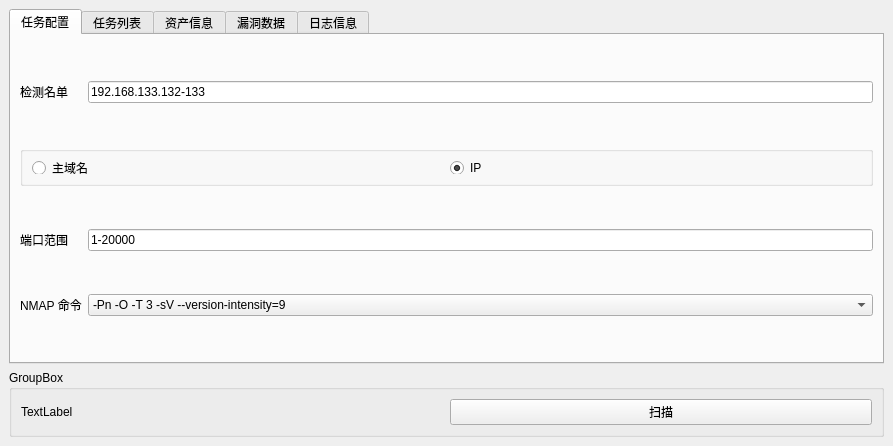
<?xml version="1.0" encoding="UTF-8"?>
<ui version="4.0">
 <class>MainWindow</class>
 <widget class="QMainWindow" name="MainWindow">
  <property name="geometry">
   <rect>
    <x>0</x>
    <y>0</y>
    <width>893</width>
    <height>446</height>
   </rect>
  </property>
  <property name="windowTitle">
   <string>MainWindow</string>
  </property>
  <widget class="QWidget" name="centralWidget">
   <layout class="QGridLayout" name="gridLayout">
    <item row="1" column="0">
     <widget class="QGroupBox" name="groupBox">
      <property name="title">
       <string>GroupBox</string>
      </property>
      <layout class="QHBoxLayout" name="horizontalLayout_2">
       <item>
        <widget class="QLabel" name="label">
         <property name="text">
          <string>TextLabel</string>
         </property>
        </widget>
       </item>
       <item>
        <widget class="QPushButton" name="pushButton">
         <property name="text">
          <string>扫描</string>
         </property>
        </widget>
       </item>
      </layout>
     </widget>
    </item>
    <item row="0" column="0">
     <widget class="QTabWidget" name="tabWidget">
      <property name="currentIndex">
       <number>0</number>
      </property>
      <widget class="QWidget" name="configTab">
       <attribute name="title">
        <string>任务配置</string>
       </attribute>
       <layout class="QGridLayout" name="gridLayout_4">
        <item row="0" column="0">
         <widget class="QLabel" name="label_2">
          <property name="text">
           <string>检测名单</string>
          </property>
         </widget>
        </item>
        <item row="0" column="1">
         <widget class="QLineEdit" name="lineEdit">
          <property name="text">
           <string>192.168.133.132-133</string>
          </property>
         </widget>
        </item>
        <item row="1" column="0" colspan="2">
         <widget class="QGroupBox" name="groupBox_2">
          <property name="minimumSize">
           <size>
            <width>0</width>
            <height>40</height>
           </size>
          </property>
          <property name="maximumSize">
           <size>
            <width>16777215</width>
            <height>40</height>
           </size>
          </property>
          <property name="title">
           <string/>
          </property>
          <layout class="QGridLayout" name="gridLayout_3">
           <item row="0" column="0">
            <widget class="QRadioButton" name="radioButton">
             <property name="layoutDirection">
              <enum>Qt::LeftToRight</enum>
             </property>
             <property name="text">
              <string>主域名</string>
             </property>
            </widget>
           </item>
           <item row="0" column="1">
            <widget class="QRadioButton" name="radioButton_2">
             <property name="layoutDirection">
              <enum>Qt::LeftToRight</enum>
             </property>
             <property name="text">
              <string>IP</string>
             </property>
             <property name="checked">
              <bool>true</bool>
             </property>
            </widget>
           </item>
          </layout>
         </widget>
        </item>
        <item row="2" column="0">
         <widget class="QLabel" name="label_3">
          <property name="text">
           <string>端口范围</string>
          </property>
         </widget>
        </item>
        <item row="2" column="1">
         <widget class="QLineEdit" name="lineEdit_2">
          <property name="text">
           <string>1-20000</string>
          </property>
         </widget>
        </item>
        <item row="3" column="0">
         <widget class="QLabel" name="label_4">
          <property name="text">
           <string>NMAP 命令</string>
          </property>
         </widget>
        </item>
        <item row="3" column="1">
         <widget class="QComboBox" name="comboBox">
          <item>
           <property name="text">
            <string>-Pn -O -T 3 -sV --version-intensity=9</string>
           </property>
          </item>
          <item>
           <property name="text">
            <string>-Pn -O -T 3 -sV --version-intensity=5</string>
           </property>
          </item>
          <item>
           <property name="text">
            <string>-Pn -T 2 -sV --version-intensity=4</string>
           </property>
          </item>
         </widget>
        </item>
       </layout>
      </widget>
      <widget class="QWidget" name="tab">
       <attribute name="title">
        <string>任务列表</string>
       </attribute>
       <layout class="QGridLayout" name="gridLayout_5">
        <item row="0" column="0">
         <widget class="QTableWidget" name="tableWidget"/>
        </item>
       </layout>
      </widget>
      <widget class="QWidget" name="tab_2">
       <property name="accessibleName">
        <string/>
       </property>
       <attribute name="title">
        <string>资产信息</string>
       </attribute>
       <layout class="QGridLayout" name="gridLayout_2">
        <item row="0" column="0">
         <widget class="QTreeWidget" name="treeWidget">
          <column>
           <property name="text">
            <string>domain</string>
           </property>
          </column>
          <column>
           <property name="text">
            <string>ip</string>
           </property>
          </column>
          <column>
           <property name="text">
            <string>os_info</string>
           </property>
          </column>
          <column>
           <property name="text">
            <string>port</string>
           </property>
          </column>
          <column>
           <property name="text">
            <string>service</string>
           </property>
          </column>
          <column>
           <property name="text">
            <string>protocol</string>
           </property>
          </column>
          <column>
           <property name="text">
            <string>version</string>
           </property>
          </column>
         </widget>
        </item>
       </layout>
      </widget>
      <widget class="QWidget" name="tab_4">
       <attribute name="title">
        <string>漏洞数据</string>
       </attribute>
       <layout class="QGridLayout" name="gridLayout_7">
        <item row="0" column="0">
         <widget class="QTableWidget" name="tableWidget_2">
          <column>
           <property name="text">
            <string>cve_id</string>
           </property>
          </column>
          <column>
           <property name="text">
            <string>cve_name</string>
           </property>
          </column>
          <column>
           <property name="text">
            <string>cve_severity</string>
           </property>
          </column>
          <column>
           <property name="text">
            <string>cve_description</string>
           </property>
          </column>
          <column>
           <property name="text">
            <string>cve_solution</string>
           </property>
          </column>
         </widget>
        </item>
       </layout>
      </widget>
      <widget class="QWidget" name="tab_3">
       <attribute name="title">
        <string>日志信息</string>
       </attribute>
       <layout class="QGridLayout" name="gridLayout_6">
        <item row="0" column="0">
         <widget class="QTextBrowser" name="textBrowser"/>
        </item>
       </layout>
      </widget>
     </widget>
    </item>
   </layout>
  </widget>
 </widget>
 <resources/>
 <connections/>
</ui>
